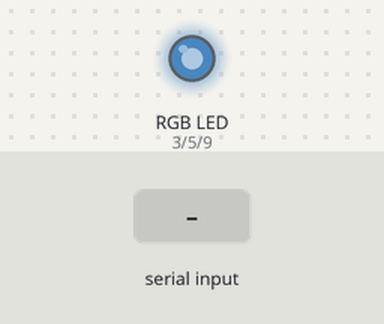
The sketch below on a simulated Arduino Uno, built with avr-gcc and run on an emulated ATmega328P. Shown: an RGB LED mixed from three pins (HIGH = lit). The inputs (shaded band) are chosen by the test bench. Dim RGB values are drawn brighter than linear; random numbers use the default seed unless the sketch sets one; what the sketch prints to the serial monitor is not drawn.

Above: at 2.2 s.
2.3 s: "firework\n" received over Serial
At 2.46 s:
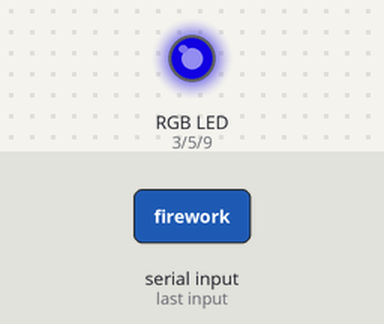
At 2.83 s:
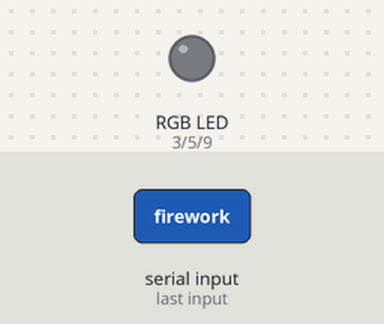
5.3 s: "lightning\n" received over Serial
8.3 s: "aurora\n" received over Serial
At 8.8 s:
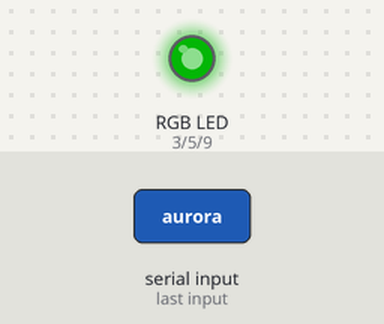
11.3 s: "rainbow\n" received over Serial
At 11.57 s:
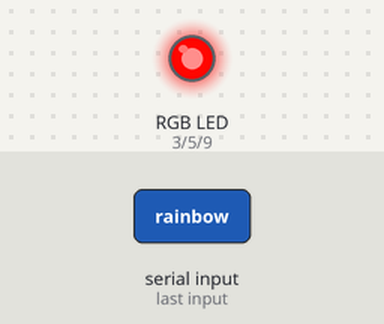
14.3 s: "90,45\n" received over Serial
17.3 s: "30,150\n" received over Serial
Timing chart, 0 to 24.5 s (numbered marks = the images above; inputs shaded):
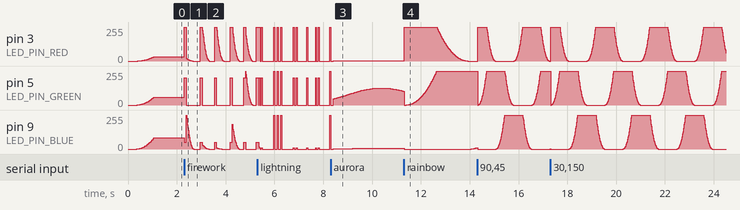

The sketch:

ambient_display.ino
```cpp
// =======================
// RGB Sky and Effects Controller for Arduino Uno
// Intent: Drive an RGB LED with sky-themed palettes and animated effects,
// and switch effects via serial text commands.
// =======================

#include <Arduino.h>

int LED_PIN_RED   = 3;
int LED_PIN_GREEN = 5;
int LED_PIN_BLUE  = 9;

const uint8_t BRIGHTNESS = 255;   // Global brightness cap (0..255)
const bool USE_GAMMA = true;      // Enable LED gamma correction

uint8_t gammaLUT[256];

// ===== Utilities =====

// Build a simple gamma LUT (~2.2) so fades look perceptually smooth on LEDs
void buildGammaLUT() {
  for (int i = 0; i < 256; i++) {
    float x = i / 255.0;
    uint8_t g = (uint8_t)round(pow(x, 2.2) * 255.0);
    gammaLUT[i] = g;
  }
}

// Apply gamma if enabled
uint8_t applyGamma(uint8_t v) {
  if (!USE_GAMMA) return v;
  return gammaLUT[v];
}

// Write raw RGB (0..255 each) through PWM with gamma and global cap
void writeRGB(uint8_t r, uint8_t g, uint8_t b) {
  uint16_t rr = (uint16_t)r * BRIGHTNESS / 255;
  uint16_t gg = (uint16_t)g * BRIGHTNESS / 255;
  uint16_t bb = (uint16_t)b * BRIGHTNESS / 255;

  analogWrite(LED_PIN_RED,   applyGamma(rr));
  analogWrite(LED_PIN_GREEN, applyGamma(gg));
  analogWrite(LED_PIN_BLUE,  applyGamma(bb));
}

// Standard HSV→RGB, continuous hue 0..360
void hsvToRgb(float hue, float sat, float val, uint8_t &r, uint8_t &g, uint8_t &b) {
  float c = val * sat;
  float x = c * (1 - fabs(fmod(hue / 60.0, 2) - 1));
  float m = val - c;

  float rf, gf, bf;
  if      (hue < 60)  { rf = c; gf = x; bf = 0; }
  else if (hue < 120) { rf = x; gf = c; bf = 0; }
  else if (hue < 180) { rf = 0; gf = c; bf = x; }
  else if (hue < 240) { rf = 0; gf = x; bf = c; }
  else if (hue < 300) { rf = x; gf = 0; bf = c; }
  else                { rf = c; gf = 0; bf = x; }

  r = (uint8_t)constrain((rf + m) * 255, 0, 255);
  g = (uint8_t)constrain((gf + m) * 255, 0, 255);
  b = (uint8_t)constrain((bf + m) * 255, 0, 255);
}

// Ease the current color to a target RGB over time (stepwise tween)
// Also checks Serial frequently so a new command can interrupt mid-fade.
void fadeToRGB(uint8_t r2, uint8_t g2, uint8_t b2, uint16_t durationMs, uint8_t steps) {
  static uint8_t r1 = 0, g1 = 0, b1 = 0;
  int dr = ((int)r2 - r1);
  int dg = ((int)g2 - g1);
  int db = ((int)b2 - b1);

  for (uint8_t i = 1; i <= steps; i++) {
    if (Serial.available()) return; // interrupt fade if a new command arrives
    uint8_t rr = r1 + dr * i / steps;
    uint8_t gg = g1 + dg * i / steps;
    uint8_t bb = b1 + db * i / steps;
    writeRGB(rr, gg, bb);
    delay(durationMs / steps);
  }
  r1 = r2; g1 = g2; b1 = b2;
}

// ===== Sky colors for 1..9 =====
// Maps digits to sky-like hues/brightness across the day timeline.
// 1..5: clean blue daylight, 6: brief warm yellow hint, 7: orange-red sunset,
// 8: deep navy dusk (very dim), 9: lights off (night).
void skyColorForHour(uint8_t h, uint8_t &r, uint8_t &g, uint8_t &b) {
  float H, S, V;
  switch (h) {
    case 1:  H = 205; S = 0.35; V = 1.00; break;
    case 2:  H = 205; S = 0.40; V = 0.95; break;
    case 3:  H = 210; S = 0.45; V = 0.90; break;
    case 4:  H = 210; S = 0.50; V = 0.80; break;
    case 5:  H = 200; S = 0.45; V = 0.70; break;
    case 6:  H = 50;  S = 0.80; V = 0.75; break; // pre-sunset yellow hint
    case 7:  H = 18;  S = 0.90; V = 0.60; break; // orange-red sunset
    case 8:  H = 235; S = 0.60; V = 0.08; break; // deep navy dusk (dim)
    case 9:  r = 0; g = 0; b = 0; return;        // night/off
    default: H = 210; S = 0.40; V = 0.90; break;
  }
  hsvToRgb(H, S, V, r, g, b);
}

// ===== Effects (each loops forever until a new serial command arrives) =====

// FIREWORK — "pop + afterglow"
// Intent: a bright ignition flash, then a quick switch to a saturated color,
// then a rapid decay to black (afterglow). Random timing between bursts.
// Where: ignition (writeRGB 255,230,120), color spark (random hue), decay loop.
void effectFirework() {
  while (true) {
    writeRGB(255, 230, 120);                    // ignition flash
    delay(40 + random(20, 60));
    uint8_t r, g, b;
    float hue = random(0, 360);
    hsvToRgb(hue, 1.0, 1.0, r, g, b);           // colored spark
    writeRGB(r, g, b);
    for (int v = 255; v >= 0; v -= 12) {        // afterglow decay
      if (Serial.available()) return;
      uint8_t rr = (uint8_t)((uint16_t)r * v / 255);
      uint8_t gg = (uint8_t)((uint16_t)g * v / 255);
      uint8_t bb = (uint8_t)((uint16_t)b * v / 255);
      writeRGB(rr, gg, bb);
      delay(14);
    }
    if (Serial.available()) return;
    delay(80 + random(40, 250));                // random gap between bursts
    if (Serial.available()) return;
  }
}

// LIGHTNING — "random staccato flashes"
// Intent: chaotic bright flashes (white/yellowish), sometimes in quick succession,
// with short residual dim state in between. Randomized intervals.
// Where: inner loop flashes (20–60ms), residual dim (30–120ms), gaps (120–420ms).
void effectLightning() {
  while (true) {
    if (Serial.available()) return;
    bool yellowish = random(0, 100) < 65;
    uint8_t r = yellowish ? 255 : 255;
    uint8_t g = yellowish ? 230 : 255;
    uint8_t b = yellowish ? 60  : 255;

    for (uint8_t s = 0; s < random(1, 4); s++) { // 1–3 quick sub-flashes
      if (Serial.available()) return;
      writeRGB(r, g, b);                         // intense flash
      delay(random(20, 60));
      writeRGB(10, 10, 10);                      // brief residual glow
      delay(random(30, 120));
    }
    delay(random(120, 420));                     // quiet gap before next strike
  }
}

// BREEZE — "gentle breathing brightness"
// Intent: keep a fixed overcast sky color and modulate only the brightness
// with a smooth sine wave. Feels like wind/breeze moving clouds softly.
// Where: sine on brightness (period ~1.2s), no hue changes.
void effectBreeze() {
  uint8_t rBase, gBase, bBase;
  hsvToRgb(210, 0.12, 0.55, rBase, gBase, bBase); // overcast blue-gray

  const float periodSec = 1.2f;
  const float w = TWO_PI / periodSec;
  const float vMin = 0.80f, vMax = 1.00f;

  uint32_t tStart = millis();
  while (true) {
    if (Serial.available()) return;
    float t = (millis() - tStart) / 1000.0f;
    float s = 0.5f + 0.5f * sin(w * t);          // 0..1
    float scale = vMin + (vMax - vMin) * s;      // brightness envelope

    uint8_t rr = (uint8_t)constrain(rBase * scale, 0, 255);
    uint8_t gg = (uint8_t)constrain(gBase * scale, 0, 255);
    uint8_t bb = (uint8_t)constrain(bBase * scale, 0, 255);

    writeRGB(rr, gg, bb);
    delay(25);
  }
}

// RAIN — "short, muted staccato drops"
// Intent: very dim, desaturated gray-blue base with quick ON/OFF pulses.
// Feels like sparse raindrops: brief on (40–90ms) then dark gap (60–180ms).
// Where: random small bursts + full off between pulses.
void effectRain() {
  uint8_t rBase, gBase, bBase;
  hsvToRgb(210, 0.20, 0.35, rBase, gBase, bBase); // more muted/overcast

  while (true) {
    if (Serial.available()) return;

    writeRGB(0, 0, 0);                            // off baseline

    // one quick drop: short ON with slightly randomized amplitude
    uint8_t rr = (uint8_t)((uint16_t)rBase * random(50, 80) / 100);
    uint8_t gg = (uint8_t)((uint16_t)gBase * random(50, 80) / 100);
    uint8_t bb = (uint8_t)((uint16_t)bBase * random(50, 80) / 100);
    writeRGB(rr, gg, bb);

    delay(random(40, 90));                        // staccato on-time

    writeRGB(0, 0, 0);                            // off again
    delay(random(60, 180));                       // short gap to next drop
  }
}

// AURORA — "deep green flow, rare soft red drape"
// Intent: avoid blue, center on saturated deep green that slowly "flows"
// (slowly varying hue/sat/val). Occasionally a very faint red curtain
// appears with a long-period envelope. Final output further suppresses blue.
// Where: green wave (sin/cos envelopes), rare red envelope (slow sin^3),
// and a post-mix blue attenuation.
void effectAurora() {
  uint32_t t0 = millis();

  while (true) {
    if (Serial.available()) return;

    float t = (millis() - t0) / 1000.0f;

    // Deep green band (126..138 hue), breathing sat/val
    float hueG = 132.0f + 6.0f * sin(t * 0.5f);
    float satG = 0.90f - 0.05f * cos(t * 0.30f);
    float valG = 0.18f + 0.52f * (0.5f + 0.5f * sin(t * 0.80f));

    uint8_t rG, gG, bG;
    hsvToRgb(hueG, satG, valG, rG, gG, bG);

    // Rare, very soft red curtain using a long-period envelope (sin^3+ clamp)
    float redEnv = sin(t * 0.08f);               // ~80s period
    redEnv = redEnv > 0 ? redEnv : 0;
    float redVal = 0.12f * redEnv * redEnv * redEnv;

    uint8_t rR = 0, gR = 0, bR = 0;
    if (redVal > 0.001f) {
      hsvToRgb(0.0f, 0.90f, redVal, rR, gR, bR);
    }

    // Additive mix of green base + faint red
    uint16_t r = min(255, (uint16_t)rG + rR);
    uint16_t g = min(255, (uint16_t)gG + gR);
    uint16_t b = min(255, (uint16_t)bG + bR);

    // Extra blue suppression to keep the look "deep green"
    b = (uint16_t)(b * 0.70f);
    g = min<uint16_t>(255, (uint16_t)(g * 1.05f));

    writeRGB((uint8_t)r, (uint8_t)g, (uint8_t)b);
    delay(18);
  }
}

// RAINBOW — "buttery-smooth hue sweep"
// Intent: rotate hue 0..360 continuously at a steady speed,
// no flicker, just smooth color travel.
// Where: hue = phase*360, fixed sat/val, short delay for smoothness.
void effectRainbow() {
  uint32_t t0 = millis();
  const uint16_t cycleMs = 8000;                 // one full rotation
  while (true) {
    if (Serial.available()) return;
    float phase = (float)(millis() - t0) / (float)cycleMs;
    float hue   = fmod(phase * 360.0f, 360.0f);
    uint8_t r, g, b;
    hsvToRgb(hue, 1.0, 1.0, r, g, b);
    writeRGB(r, g, b);
    delay(14);
  }
}

// Play a digit string like "123456789" as a looping day→night timeline,
// fading between each mapped hour color. Interruptible by new command.
void playSkyTimelineLoop(const String &digits) {
  const uint8_t MAX_N = 32;
  uint8_t cols[MAX_N][3];
  uint8_t N = 0;
  for (size_t i = 0; i < digits.length() && N < MAX_N; i++) {
    char c = digits.charAt(i);
    if (c < '1' || c > '9') continue;
    uint8_t h = c - '0';
    skyColorForHour(h, cols[N][0], cols[N][1], cols[N][2]);
    N++;
  }
  if (N == 0) return;

  uint8_t idx = 0;
  while (true) {
    if (Serial.available()) return;
    uint8_t r = cols[idx][0], g = cols[idx][1], b = cols[idx][2];
    fadeToRGB(r, g, b, 1200, 40);                // smooth transition per step
    if (Serial.available()) return;
    idx = (idx + 1) % N;                         // loop through the sequence
  }
}

// ===== IO helpers =====

// Check if a string is all digits (used for timeline commands)
bool isDigitsOnly(const String &s) {
  if (s.length() == 0) return false;
  for (size_t i = 0; i < s.length(); i++) {
    char c = s.charAt(i);
    if (c < '0' || c > '9') return false;
  }
  return true;
}

// Read a single line from Serial (lowercased), interrupt-friendly
String readCommandLine() {
  String line = "";
  if (Serial.available()) {
    line = Serial.readStringUntil('\n');
    line.trim();
    line.toLowerCase();
  }
  return line;
}

// =======================

void setup() {
  pinMode(LED_PIN_RED,   OUTPUT);
  pinMode(LED_PIN_GREEN, OUTPUT);
  pinMode(LED_PIN_BLUE,  OUTPUT);

  buildGammaLUT();

  Serial.begin(115200);
  randomSeed(analogRead(A0));
  writeRGB(0, 0, 0);
  delay(200);

  // Soft boot color to show we're alive
  uint8_t r, g, b;
  hsvToRgb(205, 0.35, 0.6, r, g, b);
  fadeToRGB(r, g, b, 800, 30);
  Serial.println("Type: firework / lightning / lightening / breeze / rain / aurora / rainbow / 123456789");
}

void loop() {
  String cmd = readCommandLine();

  if (cmd.length() > 0) {
    if (cmd == "firework") {
      effectFirework();
    } else if (cmd == "lightning" || cmd == "lightening") {
      effectLightning();
    } else if (cmd == "breeze") {
      effectBreeze();            // gentle breathing brightness (wind-like)
    } else if (cmd == "rain") {
      effectRain();              // short dim pulses (staccato rain)
    } else if (cmd == "aurora") {
      effectAurora();            // deep green flow, rare soft red
    } else if (cmd == "rainbow") {
      effectRainbow();           // smooth continuous hue sweep
    } else if (isDigitsOnly(cmd)) {
      playSkyTimelineLoop(cmd);  // day→night mapping per digit string
    } else {
      // Fallback: infinite smooth hue wave, interruptible
      while (true) {
        if (Serial.available()) break;
        for (int hue = 0; hue < 360; hue += 2) {
          if (Serial.available()) break;
          uint8_t r, g, b;
          hsvToRgb(hue, 1.0, 1.0, r, g, b);
          writeRGB(r, g, b);
          delay(12);
        }
      }
    }
  }

  delay(10); // idle tick
}
```
